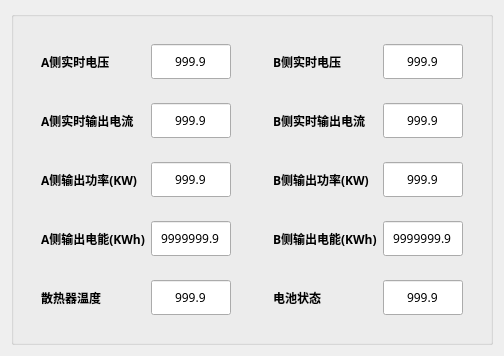
<?xml version="1.0" encoding="UTF-8"?>
<ui version="4.0">
 <class>TForm4</class>
 <widget class="QWidget" name="TForm4">
  <property name="geometry">
   <rect>
    <x>0</x>
    <y>0</y>
    <width>491</width>
    <height>316</height>
   </rect>
  </property>
  <property name="windowTitle">
   <string>实时参数</string>
  </property>
  <layout class="QGridLayout" name="gridLayout">
   <item row="0" column="0">
    <widget class="QGroupBox" name="groupBox_57">
     <property name="maximumSize">
      <size>
       <width>621</width>
       <height>455</height>
      </size>
     </property>
     <property name="title">
      <string/>
     </property>
     <layout class="QHBoxLayout" name="horizontalLayout_47">
      <item>
       <widget class="QGroupBox" name="groupBox_2">
        <property name="styleSheet">
         <string notr="true">QGroupBox {
    border: none
}
</string>
        </property>
        <property name="title">
         <string/>
        </property>
        <layout class="QVBoxLayout" name="verticalLayout">
         <item>
          <widget class="QGroupBox" name="groupBox_5">
           <property name="styleSheet">
            <string notr="true">QGroupBox {
    border: none
}
</string>
           </property>
           <property name="title">
            <string/>
           </property>
           <layout class="QHBoxLayout" name="horizontalLayout_3">
            <item>
             <widget class="QLabel" name="label_3">
              <property name="font">
               <font>
                <family>Microsoft YaHei</family>
                <bold>true</bold>
               </font>
              </property>
              <property name="text">
               <string>A侧实时电压</string>
              </property>
             </widget>
            </item>
            <item>
             <widget class="QLineEdit" name="d20_1">
              <property name="sizePolicy">
               <sizepolicy hsizetype="Fixed" vsizetype="Fixed">
                <horstretch>0</horstretch>
                <verstretch>0</verstretch>
               </sizepolicy>
              </property>
              <property name="minimumSize">
               <size>
                <width>80</width>
                <height>35</height>
               </size>
              </property>
              <property name="maximumSize">
               <size>
                <width>80</width>
                <height>35</height>
               </size>
              </property>
              <property name="font">
               <font>
                <family>Microsoft YaHei</family>
               </font>
              </property>
              <property name="text">
               <string>999.9</string>
              </property>
              <property name="alignment">
               <set>Qt::AlignCenter</set>
              </property>
              <property name="readOnly">
               <bool>true</bool>
              </property>
             </widget>
            </item>
           </layout>
          </widget>
         </item>
         <item>
          <widget class="QGroupBox" name="groupBox_6">
           <property name="styleSheet">
            <string notr="true">QGroupBox {
    border: none
}
</string>
           </property>
           <property name="title">
            <string/>
           </property>
           <layout class="QHBoxLayout" name="horizontalLayout_4">
            <item>
             <widget class="QLabel" name="label_4">
              <property name="font">
               <font>
                <family>Microsoft YaHei</family>
                <bold>true</bold>
               </font>
              </property>
              <property name="text">
               <string>A侧实时输出电流</string>
              </property>
             </widget>
            </item>
            <item>
             <widget class="QLineEdit" name="d22_1">
              <property name="sizePolicy">
               <sizepolicy hsizetype="Fixed" vsizetype="Fixed">
                <horstretch>0</horstretch>
                <verstretch>0</verstretch>
               </sizepolicy>
              </property>
              <property name="minimumSize">
               <size>
                <width>80</width>
                <height>35</height>
               </size>
              </property>
              <property name="maximumSize">
               <size>
                <width>80</width>
                <height>35</height>
               </size>
              </property>
              <property name="font">
               <font>
                <family>Microsoft YaHei</family>
               </font>
              </property>
              <property name="text">
               <string>999.9</string>
              </property>
              <property name="alignment">
               <set>Qt::AlignCenter</set>
              </property>
              <property name="readOnly">
               <bool>true</bool>
              </property>
             </widget>
            </item>
           </layout>
          </widget>
         </item>
         <item>
          <widget class="QGroupBox" name="groupBox_7">
           <property name="styleSheet">
            <string notr="true">QGroupBox {
    border: none
}
</string>
           </property>
           <property name="title">
            <string/>
           </property>
           <layout class="QHBoxLayout" name="horizontalLayout_5">
            <item>
             <widget class="QLabel" name="label_5">
              <property name="font">
               <font>
                <family>Microsoft YaHei</family>
                <bold>true</bold>
               </font>
              </property>
              <property name="text">
               <string>A侧输出功率(KW)</string>
              </property>
             </widget>
            </item>
            <item>
             <widget class="QLineEdit" name="d34_1">
              <property name="sizePolicy">
               <sizepolicy hsizetype="Fixed" vsizetype="Fixed">
                <horstretch>0</horstretch>
                <verstretch>0</verstretch>
               </sizepolicy>
              </property>
              <property name="minimumSize">
               <size>
                <width>80</width>
                <height>35</height>
               </size>
              </property>
              <property name="maximumSize">
               <size>
                <width>80</width>
                <height>35</height>
               </size>
              </property>
              <property name="font">
               <font>
                <family>Microsoft YaHei</family>
               </font>
              </property>
              <property name="text">
               <string>999.9</string>
              </property>
              <property name="alignment">
               <set>Qt::AlignCenter</set>
              </property>
              <property name="readOnly">
               <bool>true</bool>
              </property>
             </widget>
            </item>
           </layout>
          </widget>
         </item>
         <item>
          <widget class="QGroupBox" name="groupBox_8">
           <property name="styleSheet">
            <string notr="true">QGroupBox {
    border: none
}
</string>
           </property>
           <property name="title">
            <string/>
           </property>
           <layout class="QHBoxLayout" name="horizontalLayout_6">
            <item>
             <widget class="QLabel" name="label_6">
              <property name="font">
               <font>
                <family>Microsoft YaHei</family>
                <bold>true</bold>
               </font>
              </property>
              <property name="text">
               <string>A侧输出电能(KWh)</string>
              </property>
             </widget>
            </item>
            <item>
             <widget class="QLineEdit" name="d38">
              <property name="sizePolicy">
               <sizepolicy hsizetype="Fixed" vsizetype="Fixed">
                <horstretch>0</horstretch>
                <verstretch>0</verstretch>
               </sizepolicy>
              </property>
              <property name="minimumSize">
               <size>
                <width>80</width>
                <height>35</height>
               </size>
              </property>
              <property name="maximumSize">
               <size>
                <width>80</width>
                <height>35</height>
               </size>
              </property>
              <property name="font">
               <font>
                <family>Microsoft YaHei</family>
               </font>
              </property>
              <property name="text">
               <string>9999999.9</string>
              </property>
              <property name="alignment">
               <set>Qt::AlignCenter</set>
              </property>
              <property name="readOnly">
               <bool>true</bool>
              </property>
             </widget>
            </item>
           </layout>
          </widget>
         </item>
         <item>
          <widget class="QGroupBox" name="groupBox_9">
           <property name="styleSheet">
            <string notr="true">QGroupBox {
    border: none
}
</string>
           </property>
           <property name="title">
            <string/>
           </property>
           <layout class="QHBoxLayout" name="horizontalLayout_7">
            <item>
             <widget class="QLabel" name="label_7">
              <property name="font">
               <font>
                <family>Microsoft YaHei</family>
                <bold>true</bold>
               </font>
              </property>
              <property name="text">
               <string>散热器温度</string>
              </property>
             </widget>
            </item>
            <item>
             <widget class="QLineEdit" name="d24_1">
              <property name="sizePolicy">
               <sizepolicy hsizetype="Fixed" vsizetype="Fixed">
                <horstretch>0</horstretch>
                <verstretch>0</verstretch>
               </sizepolicy>
              </property>
              <property name="minimumSize">
               <size>
                <width>80</width>
                <height>35</height>
               </size>
              </property>
              <property name="maximumSize">
               <size>
                <width>80</width>
                <height>35</height>
               </size>
              </property>
              <property name="font">
               <font>
                <family>Microsoft YaHei</family>
               </font>
              </property>
              <property name="text">
               <string>999.9</string>
              </property>
              <property name="alignment">
               <set>Qt::AlignCenter</set>
              </property>
              <property name="readOnly">
               <bool>true</bool>
              </property>
             </widget>
            </item>
           </layout>
          </widget>
         </item>
        </layout>
       </widget>
      </item>
      <item>
       <widget class="QGroupBox" name="groupBox_10">
        <property name="styleSheet">
         <string notr="true">QGroupBox {
    border: none
}
</string>
        </property>
        <property name="title">
         <string/>
        </property>
        <layout class="QVBoxLayout" name="verticalLayout_2">
         <item>
          <widget class="QGroupBox" name="groupBox_13">
           <property name="styleSheet">
            <string notr="true">QGroupBox {
    border: none
}
</string>
           </property>
           <property name="title">
            <string/>
           </property>
           <layout class="QHBoxLayout" name="horizontalLayout_10">
            <item>
             <widget class="QLabel" name="label_10">
              <property name="font">
               <font>
                <family>Microsoft YaHei</family>
                <bold>true</bold>
               </font>
              </property>
              <property name="text">
               <string>B侧实时电压</string>
              </property>
             </widget>
            </item>
            <item>
             <widget class="QLineEdit" name="d21_1">
              <property name="sizePolicy">
               <sizepolicy hsizetype="Fixed" vsizetype="Fixed">
                <horstretch>0</horstretch>
                <verstretch>0</verstretch>
               </sizepolicy>
              </property>
              <property name="minimumSize">
               <size>
                <width>80</width>
                <height>35</height>
               </size>
              </property>
              <property name="maximumSize">
               <size>
                <width>80</width>
                <height>35</height>
               </size>
              </property>
              <property name="font">
               <font>
                <family>Microsoft YaHei</family>
               </font>
              </property>
              <property name="text">
               <string>999.9</string>
              </property>
              <property name="alignment">
               <set>Qt::AlignCenter</set>
              </property>
              <property name="readOnly">
               <bool>true</bool>
              </property>
             </widget>
            </item>
           </layout>
          </widget>
         </item>
         <item>
          <widget class="QGroupBox" name="groupBox_14">
           <property name="styleSheet">
            <string notr="true">QGroupBox {
    border: none
}
</string>
           </property>
           <property name="title">
            <string/>
           </property>
           <layout class="QHBoxLayout" name="horizontalLayout_11">
            <item>
             <widget class="QLabel" name="label_11">
              <property name="font">
               <font>
                <family>Microsoft YaHei</family>
                <bold>true</bold>
               </font>
              </property>
              <property name="text">
               <string>B侧实时输出电流</string>
              </property>
             </widget>
            </item>
            <item>
             <widget class="QLineEdit" name="d23_1">
              <property name="sizePolicy">
               <sizepolicy hsizetype="Fixed" vsizetype="Fixed">
                <horstretch>0</horstretch>
                <verstretch>0</verstretch>
               </sizepolicy>
              </property>
              <property name="minimumSize">
               <size>
                <width>80</width>
                <height>35</height>
               </size>
              </property>
              <property name="maximumSize">
               <size>
                <width>80</width>
                <height>35</height>
               </size>
              </property>
              <property name="font">
               <font>
                <family>Microsoft YaHei</family>
               </font>
              </property>
              <property name="text">
               <string>999.9</string>
              </property>
              <property name="alignment">
               <set>Qt::AlignCenter</set>
              </property>
              <property name="readOnly">
               <bool>true</bool>
              </property>
             </widget>
            </item>
           </layout>
          </widget>
         </item>
         <item>
          <widget class="QGroupBox" name="groupBox_15">
           <property name="styleSheet">
            <string notr="true">QGroupBox {
    border: none
}
</string>
           </property>
           <property name="title">
            <string/>
           </property>
           <layout class="QHBoxLayout" name="horizontalLayout_12">
            <item>
             <widget class="QLabel" name="label_12">
              <property name="font">
               <font>
                <family>Microsoft YaHei</family>
                <bold>true</bold>
               </font>
              </property>
              <property name="text">
               <string>B侧输出功率(KW)</string>
              </property>
             </widget>
            </item>
            <item>
             <widget class="QLineEdit" name="d35_1">
              <property name="sizePolicy">
               <sizepolicy hsizetype="Fixed" vsizetype="Fixed">
                <horstretch>0</horstretch>
                <verstretch>0</verstretch>
               </sizepolicy>
              </property>
              <property name="minimumSize">
               <size>
                <width>80</width>
                <height>35</height>
               </size>
              </property>
              <property name="maximumSize">
               <size>
                <width>80</width>
                <height>35</height>
               </size>
              </property>
              <property name="font">
               <font>
                <family>Microsoft YaHei</family>
               </font>
              </property>
              <property name="text">
               <string>999.9</string>
              </property>
              <property name="alignment">
               <set>Qt::AlignCenter</set>
              </property>
              <property name="readOnly">
               <bool>true</bool>
              </property>
             </widget>
            </item>
           </layout>
          </widget>
         </item>
         <item>
          <widget class="QGroupBox" name="groupBox_16">
           <property name="styleSheet">
            <string notr="true">QGroupBox {
    border: none
}
</string>
           </property>
           <property name="title">
            <string/>
           </property>
           <layout class="QHBoxLayout" name="horizontalLayout_13">
            <item>
             <widget class="QLabel" name="label_13">
              <property name="font">
               <font>
                <family>Microsoft YaHei</family>
                <bold>true</bold>
               </font>
              </property>
              <property name="text">
               <string>B侧输出电能(KWh)</string>
              </property>
             </widget>
            </item>
            <item>
             <widget class="QLineEdit" name="d40_1">
              <property name="sizePolicy">
               <sizepolicy hsizetype="Fixed" vsizetype="Fixed">
                <horstretch>0</horstretch>
                <verstretch>0</verstretch>
               </sizepolicy>
              </property>
              <property name="minimumSize">
               <size>
                <width>80</width>
                <height>35</height>
               </size>
              </property>
              <property name="maximumSize">
               <size>
                <width>80</width>
                <height>35</height>
               </size>
              </property>
              <property name="font">
               <font>
                <family>Microsoft YaHei</family>
               </font>
              </property>
              <property name="text">
               <string>9999999.9</string>
              </property>
              <property name="alignment">
               <set>Qt::AlignCenter</set>
              </property>
              <property name="readOnly">
               <bool>true</bool>
              </property>
             </widget>
            </item>
           </layout>
          </widget>
         </item>
         <item>
          <widget class="QGroupBox" name="groupBox_25">
           <property name="styleSheet">
            <string notr="true">QGroupBox {
    border: none
}
</string>
           </property>
           <property name="title">
            <string/>
           </property>
           <layout class="QHBoxLayout" name="horizontalLayout_14">
            <item>
             <widget class="QLabel" name="label_14">
              <property name="font">
               <font>
                <family>Microsoft YaHei</family>
                <bold>true</bold>
               </font>
              </property>
              <property name="text">
               <string>电池状态</string>
              </property>
             </widget>
            </item>
            <item>
             <widget class="QLineEdit" name="d5">
              <property name="sizePolicy">
               <sizepolicy hsizetype="Fixed" vsizetype="Fixed">
                <horstretch>0</horstretch>
                <verstretch>0</verstretch>
               </sizepolicy>
              </property>
              <property name="minimumSize">
               <size>
                <width>80</width>
                <height>35</height>
               </size>
              </property>
              <property name="maximumSize">
               <size>
                <width>80</width>
                <height>35</height>
               </size>
              </property>
              <property name="font">
               <font>
                <family>Microsoft YaHei</family>
               </font>
              </property>
              <property name="text">
               <string>999.9</string>
              </property>
              <property name="alignment">
               <set>Qt::AlignCenter</set>
              </property>
              <property name="readOnly">
               <bool>true</bool>
              </property>
             </widget>
            </item>
           </layout>
          </widget>
         </item>
        </layout>
       </widget>
      </item>
     </layout>
    </widget>
   </item>
  </layout>
 </widget>
 <resources/>
 <connections/>
</ui>
